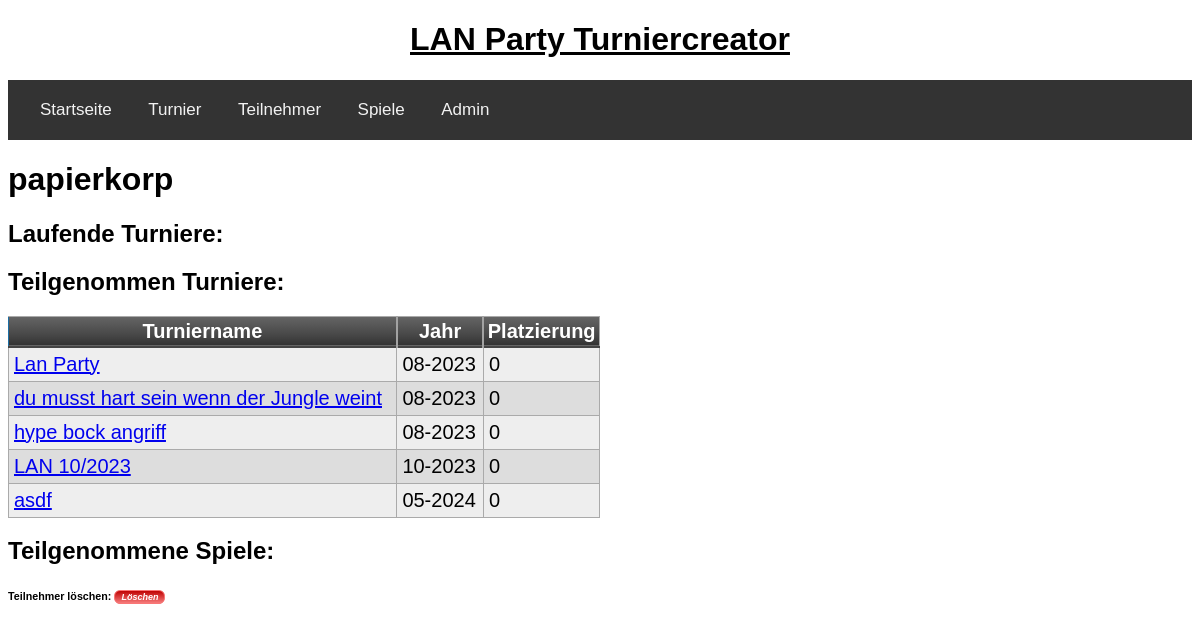
The app's page /profil/papierkorp with its own data.
### tables this page shows
CREATE TABLE teilnehmer(teilnehmerid integer primary key autoincrement, name text, nickname text unique);

CREATE TABLE turnier(turnierid integer primary key autoincrement, name text, jahr date default (strftime('%m-%Y')), teilnehmer text, sieger integer);

### app/routes.py (the view)
@app.route('/profil/<nickname>', methods=["POST", "GET"])
def profil(nickname):
	teilnehmerid = get_teilnehmerid(nickname)
	teilgenommene_turniere = get_teilgenommene_turniere_pro_teilnehmer(teilnehmerid[0][0])
	form = DeleteForm()
	if form.validate_on_submit():
		flash(delete_teilnehmer(nickname))
		return redirect(url_for('teilnehmer'))
	return render_template('player_profile.html', nickname=nickname, form=form, teilgenommene_turniere = teilgenommene_turniere)

### app/forms.py
class DeleteForm(FlaskForm):
    submit = SubmitField('Löschen')

### app/db/db.py (called while the page is built)
def get_teilgenommene_turniere_pro_teilnehmer(teilnehmerid):
	query= 'select turnier.turnierid, turnier.name, turnier.jahr from turnierdetails as t inner join turnier on t.turnierid = turnier.turnierid where t.teilnehmerid = {teilnehmerid} group by t.turnierid;'.format(teilnehmerid=teilnehmerid)
	return execute_select_query(query)

def get_teilnehmerid(nickname):
	query = 'select teilnehmerid from teilnehmer where nickname = "{nickname}";'.format(nickname=nickname)
	return execute_select_query(query)

def execute_select_query(query):
	try:
		cursor.execute(query)
		return cursor.fetchall()
	except sqlite3.IntegrityError as e:
		return "Integrity Error: " + str(e)
	connection.close()

### app/templates/player_profile.html (shortened to what this page needs)
{% extends "base.html" %}
{% block app_content %}
    <h1>{{nickname}}</h1>
    <h2>Laufende Turniere:</h2>
    <h2>Teilgenommen Turniere:</h2>
    <table class="myTable">
        <thead>
            <tr>
                <th>Turniername</th>
                <th>Jahr</th>
                <th>Platzierung</th>
            </tr>
        </thead>
    {% for turnier in teilgenommene_turniere %}
        <tr>
            <td><a href="{{ url_for("turniere", turnierid=turnier[0]) }}">{{ turnier[1] }}</a></td>
            <td>{{ turnier[2] }}</td>
            <td>0</td>
        </tr>
    {% endfor %}
    </table>
    <h2>Teilgenommene Spiele:</h2>
 <form action="" method="post" novalidate class="loeschen_button">{{ form.hidden_tag()}}<h6>Teilnehmer löschen: {{ form.submit }} </h6></form>
{% endblock %}

### app/static/index.css (style rules this page uses)
* { font-family: sans-serif; }

### app/static/tables.css (style rules this page uses)
table.myTable { border: 1px solid #1C6EA4; background-color: #EEEEEE; min-width: 50%; width: auto; text-align: left; border-collapse: collapse; }
table.myTable td, table.myTable th { border: 1px solid #AAAAAA; padding: 3px 2px; }
table.myTable tbody td { font-size: 20px; padding: 5px; }
table.myTable tr:nth-child(even) { background: #DDDDDD; }
table.myTable thead { background: #333333; background: -moz-linear-gradient(top, #666666 0%, #474747 66%, #333333 100%); background: -webkit-linear-gradient(top, #666666 0%, #474747 66%, #333333 100%); background: linear-gradient(to bottom, #666666 0%, #474747 66%, #333333 100%); border-bottom: 2px solid #444444; }
table.myTable thead th { font-size: 20px; font-weight: bold; color: #FFFFFF; text-align: center; border-left: 2px solid #A2A2A2; }
table.myTable thead th:first-child { border-left: none; }

### app/static/forms.css (style rules this page uses)
.loeschen_button input { background:linear-gradient(to bottom, #c20808 5%, #f57a7a 100%); background-color:#c20808; border-radius:6px; border:1px solid #fa7676; display:inline-block; cursor:pointer; color:#ffffff; font-family:Arial; font-size:9px; font-weight:bold; font-style:italic; padding:1px 6px; text-decoration:none; }

### app/templates/player_profile.html (style rules this page uses)
.loeschen_button input { background:linear-gradient(to bottom, #c20808 5%, #f57a7a 100%); background-color:#c20808; border-radius:6px; border:1px solid #fa7676; display:inline-block; cursor:pointer; color:#ffffff; font-family:Arial; font-size:9px; font-weight:bold; font-style:italic; padding:1px 6px; text-decoration:none; }

### records on screen
teilnehmer: nickname "papierkorp"
turnier: name "Lan Party", jahr "08-2023"
turnier: name "du musst hart sein wenn der Jungle weint", jahr "08-2023"
turnier: name "hype bock angriff", jahr "08-2023"
turnier: name "LAN 10/2023", jahr "10-2023"
turnier: name "asdf", jahr "05-2024"
